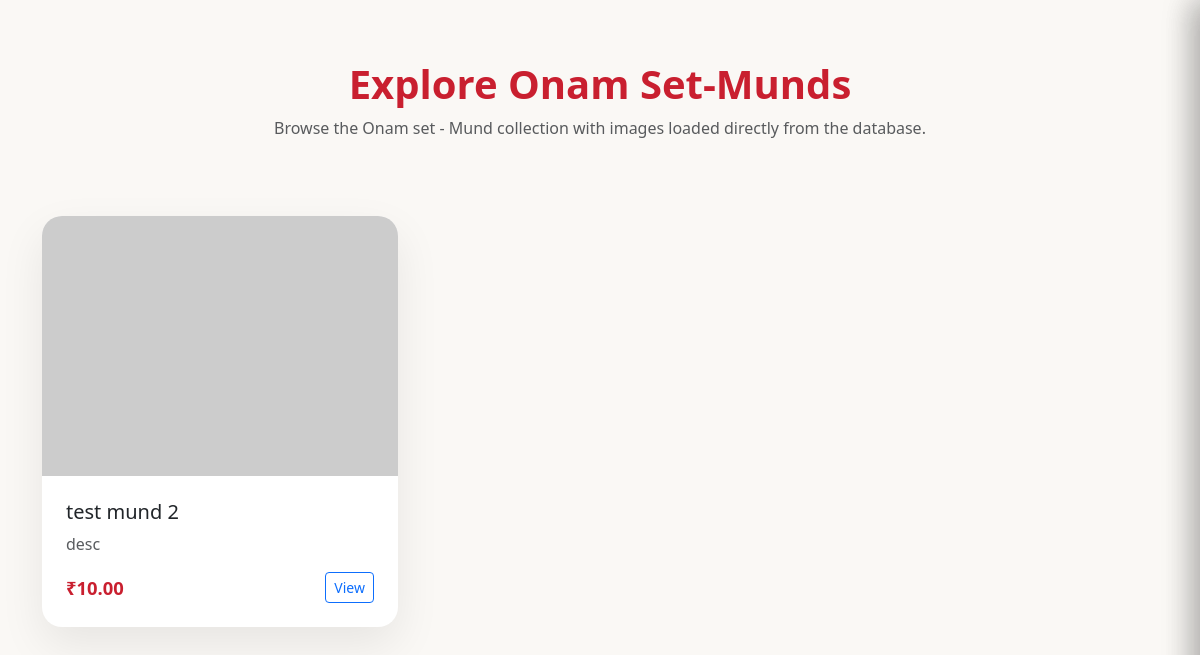
The app's page /explore-onam-mund/ with its own data.
### product/models.py (models this page shows, shortened)
class OnamSetMund(models.Model):
    collection_name = models.CharField(max_length=255)
    description = models.TextField()
    price = models.DecimalField(max_digits=10, decimal_places=2)
    quantity = models.PositiveIntegerField(default=0)
    stock_available = models.BooleanField(default=True)
    class Meta:
        db_table = 'onam_munds'
        verbose_name = 'Onam Set-Mund'
        verbose_name_plural = 'Onam Set-Munds'

### product/views.py (the view)
# urls.py: path('explore-onam-mund/', views.onam_mund_explore, name='onam_mund_explore'),
def onam_mund_explore(request):
    munds = OnamSetMund.objects.prefetch_related('images').all()
    return render(request, 'product/onam_mund_explore.html', {'munds': munds})

### product/templates/product/onam_mund_explore.html (shortened to what this page needs)
{% load static %}
<!DOCTYPE html>
<html lang="en">
<head>
    <link href="https://cdn.jsdelivr.net/npm/bootstrap@5.3.3/dist/css/bootstrap.min.css" rel="stylesheet">
</head>
<body>
    <section class="hero">
        <div class="container">
            <h1>Explore Onam Set-Munds</h1>
            <p class="text-muted">Browse the Onam set - Mund collection with images loaded directly from the database.</p>
        </div>
    </section>
    <section class="container pb-5">
        <div class="row gy-4">
            {% for mund in munds %}
            <div class="col-md-4">
                <div class="card card-item">
                    <a href="javascript:void(0)" onclick="openProductModal('mund', {{ mund.pk }})">
                        {% if mund.images.all %}
                            <img src="{{ mund.images.all.0.image.url }}" alt="{{ mund.collection_name }}">
                        {% else %}
                            <img src="https://via.placeholder.com/700x400?text=No+Image" alt="No Image">
                        {% endif %}
                    </a>
                    <div class="card-body-custom">
                        <h5>{{ mund.collection_name }}</h5>
                        <p class="text-muted">{{ mund.description }}</p>
                        <div class="d-flex justify-content-between align-items-center">
                            <span class="price">₹{{ mund.price }}</span>
                            <a href="javascript:void(0)" onclick="openProductModal('mund', {{ mund.pk }})" class="btn btn-sm btn-outline-primary">View</a>
                        </div>
                    </div>
                </div>
            </div>
            {% empty %}
            <div class="col-12">
                <div class="alert alert-warning text-center" role="alert">
                    No Onam Set-Munds available yet.
                </div>
            </div>
            {% endfor %}
        </div>
    </section>
</body>
</html>

### product/templates/product/onam_mund_explore.html (style rules this page uses)
body { background: #faf8f5; font-family: 'Segoe UI', sans-serif; }
.hero { padding: 60px 20px; text-align: center; }
.hero h1 { color: #c91f2f; font-weight: 700; }
.card-item { border: none; border-radius: 20px; overflow: hidden; box-shadow: 0 18px 45px rgba(0,0,0,0.08); transition: transform .25s ease, box-shadow .25s ease; }
.card-item img { height: 260px; object-fit: cover; width: 100%; }
.card-body-custom { padding: 24px; }
.price { font-size: 1.15rem; font-weight: 700; color: #c91f2f; }

### records on screen
OnamSetMund: collection_name "test mund 2", description "desc", price "10.00"
